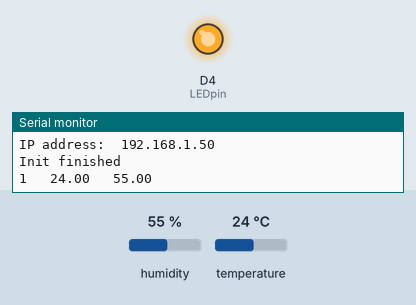
A sketch run on a simulated ESP8266 (NodeMCU). Parts: output pins drawn as LEDs (lit = HIGH), the last lines printed to the serial monitor. The inputs (shaded band) are chosen by the test bench; at power-on: humidity 55 %, temperature 24 °C. WiFi joins after 1.5 s; servers stay silent unless stated; uploads are accepted with an empty reply.

Above: at 3.5 s.
At 8.5 s:
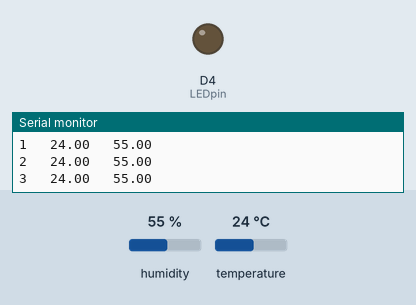
Timing chart, 0 to 10.8 s (numbered marks = the images above):
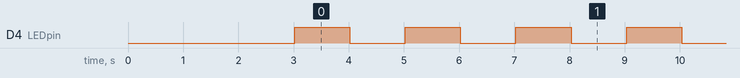

Measured:
- by itself, D4 (LEDpin): moves between LOW and HIGH, repeating every 6.0 s
- by itself, everything shown: repeats every 6.0 s, in 6 steps

The sketch:

upload_data.ino
```cpp
// References:
// https://randomnerdtutorials.com/esp8266-nodemcu-http-get-post-arduino/
// https://randomnerdtutorials.com/decoding-and-encoding-json-with-arduino-or-esp8266/

int LEDpin = 2; // For fun
#include <DHT.h> // by Adafruit
#include <ArduinoJson.h> // Version 6
#include <ESP8266WiFi.h>        // Include the Wi-Fi library
#include <ESP8266WiFi.h>
#include <ESP8266HTTPClient.h>

const char* ssid     = "<Your WiFi SSID>";         // The SSID (name) of the Wi-Fi network you want to connect to
const char* password = "<Your WiFi Password>";     // The password of the Wi-Fi network
String API = "https://<Your Server>/api/upload/<Site Name>/<Sensor Name>"; // Host of your NodeIoT platform
String TOKEN = "<Your Server Token>";

#define DHTdataPin D2 // Defines pin number to which the sensor is connected
#define DHTtype DHT22
DHT MyDHT22(DHTdataPin, DHTtype);

inline void tryToConnect() {
  WiFi.begin(ssid, password);             // Connect to the network
  Serial.print("Connecting to ");
  Serial.print(ssid); Serial.println(" ...");
  int i = 0;
  while (WiFi.status() != WL_CONNECTED) { // Wait for the Wi-Fi to connect
    delay(1000);
    Serial.print(++i); Serial.print(' ');
  }

  Serial.println('\n');
  Serial.println("Connection established!");
  Serial.print("IP address:\t");
  Serial.println(WiFi.localIP());         // Send the IP address of the ESP8266 to the computer
}
void setup() {
  // initialize GPIO 2 as an output.
  pinMode(LEDpin, OUTPUT);
  Serial.begin(115200);         // Start the Serial communication to send messages to the computer
  delay(10);
  Serial.println('\n');

  tryToConnect();
  delay(500);
  MyDHT22.begin();
  delay(500);

  Serial.println("Init finished\n");
}
void uploadJSON(String httpRequestData) {
    Serial.print("Sent: ");
    Serial.println(httpRequestData);
    WiFiClient client;
    HTTPClient http;
    String serverPath = API + "?token=" + TOKEN;
    // Your Domain name with URL path or IP address with path
    http.begin(client, serverPath.c_str());
    http.addHeader("Content-Type", "application/json");

    // If you need Node-RED/server authentication, insert user and password below
    //http.setAuthorization("REPLACE_WITH_SERVER_USERNAME", "REPLACE_WITH_SERVER_PASSWORD");

    // Send HTTP GET request
    int httpResponseCode = http.POST(httpRequestData.c_str());

    if (httpResponseCode>0) {
      Serial.print("Received: ");
      Serial.println(httpResponseCode);
      String payload = http.getString();
      Serial.println(payload);
    }
    else {
      Serial.print("Error code: ");
      Serial.println(httpResponseCode);
    }
    // Free resources
    http.end();
}
// the loop function runs over and over again forever
int sensor_cnt = 0;
double total_t=0;
double total_h=0;
void loop() {
  if (WiFi.status() != WL_CONNECTED) { // Wait for the Wi-Fi to connect
    tryToConnect();
  }

  int readData = MyDHT22.read(DHTdataPin);
  double t = MyDHT22.readTemperature(); // Gets the values of the temperature
  double h = MyDHT22.readHumidity(); // Gets the values of the humidity
  sensor_cnt++;
  total_t+=t;
  total_h+=h;

  Serial.print(sensor_cnt);Serial.print("   ");
  Serial.print(t);Serial.print("   ");
  Serial.println(h);

  if (sensor_cnt >= 15) {
    DynamicJsonDocument doc(1024);
    doc["temperature"] = total_t / sensor_cnt;
    doc["humidity"] = total_h / sensor_cnt;
    String json_data;
    serializeJson(doc, json_data);
    uploadJSON(json_data);
    sensor_cnt=0;
    total_t=0;
    total_h=0;
  }

  digitalWrite(LEDpin, HIGH);   // turn the LED on (HIGH is the voltage level)
  delay(1000);               // wait for a second
  digitalWrite(LEDpin, LOW);    // turn the LED off by making the voltage LOW
  delay(1000);               // wait for a second
}
```
